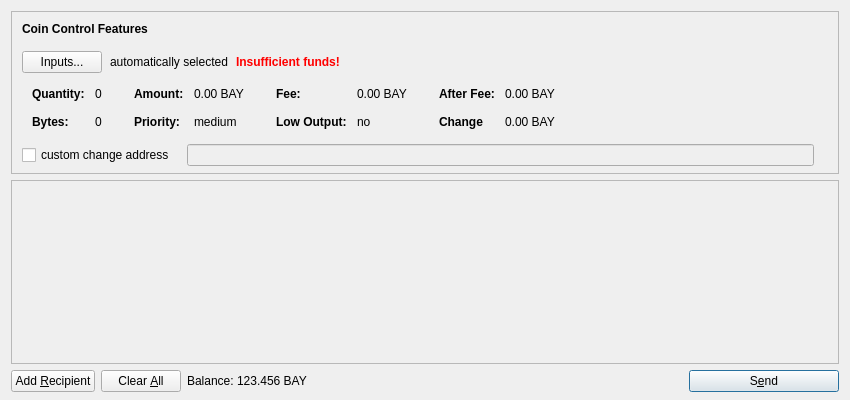
<?xml version="1.0" encoding="UTF-8"?>
<ui version="4.0">
 <class>SendCoinsDialog</class>
 <widget class="QDialog" name="SendCoinsDialog">
  <property name="geometry">
   <rect>
    <x>0</x>
    <y>0</y>
    <width>850</width>
    <height>400</height>
   </rect>
  </property>
  <property name="windowTitle">
   <string>Send Coins</string>
  </property>
  <layout class="QVBoxLayout" name="verticalLayout" stretch="0,1,0">
   <property name="bottomMargin">
    <number>8</number>
   </property>
   <item>
    <widget class="QFrame" name="frameCoinControl">
     <property name="sizePolicy">
      <sizepolicy hsizetype="Expanding" vsizetype="Expanding">
       <horstretch>0</horstretch>
       <verstretch>0</verstretch>
      </sizepolicy>
     </property>
     <property name="maximumSize">
      <size>
       <width>16777215</width>
       <height>16777215</height>
      </size>
     </property>
     <property name="frameShape">
      <enum>QFrame::StyledPanel</enum>
     </property>
     <property name="frameShadow">
      <enum>QFrame::Sunken</enum>
     </property>
     <layout class="QVBoxLayout" name="verticalLayoutCoinControl2">
      <property name="spacing">
       <number>6</number>
      </property>
      <property name="leftMargin">
       <number>0</number>
      </property>
      <property name="topMargin">
       <number>0</number>
      </property>
      <property name="rightMargin">
       <number>0</number>
      </property>
      <property name="bottomMargin">
       <number>6</number>
      </property>
      <item>
       <layout class="QVBoxLayout" name="verticalLayoutCoinControl" stretch="0,0,0,0,1">
        <property name="spacing">
         <number>0</number>
        </property>
        <property name="leftMargin">
         <number>10</number>
        </property>
        <property name="topMargin">
         <number>10</number>
        </property>
        <item>
         <layout class="QHBoxLayout" name="horizontalLayoutCoinControl1">
          <property name="bottomMargin">
           <number>15</number>
          </property>
          <item>
           <widget class="QLabel" name="labelCoinControlFeatures">
            <property name="sizePolicy">
             <sizepolicy hsizetype="Preferred" vsizetype="Maximum">
              <horstretch>0</horstretch>
              <verstretch>0</verstretch>
             </sizepolicy>
            </property>
            <property name="font">
             <font>
              <weight>75</weight>
              <bold>true</bold>
             </font>
            </property>
            <property name="styleSheet">
             <string notr="true">font-weight:bold;</string>
            </property>
            <property name="text">
             <string>Coin Control Features</string>
            </property>
           </widget>
          </item>
         </layout>
        </item>
        <item>
         <layout class="QHBoxLayout" name="horizontalLayoutCoinControl2" stretch="0,0,0,0">
          <property name="spacing">
           <number>8</number>
          </property>
          <property name="bottomMargin">
           <number>10</number>
          </property>
          <item>
           <widget class="QPushButton" name="pushButtonCoinControl">
            <property name="styleSheet">
             <string notr="true"/>
            </property>
            <property name="text">
             <string>Inputs...</string>
            </property>
           </widget>
          </item>
          <item>
           <widget class="QLabel" name="labelCoinControlAutomaticallySelected">
            <property name="text">
             <string>automatically selected</string>
            </property>
            <property name="margin">
             <number>5</number>
            </property>
           </widget>
          </item>
          <item>
           <widget class="QLabel" name="labelCoinControlInsuffFunds">
            <property name="font">
             <font>
              <weight>75</weight>
              <bold>true</bold>
             </font>
            </property>
            <property name="styleSheet">
             <string notr="true">color:red;font-weight:bold;</string>
            </property>
            <property name="text">
             <string>Insufficient funds!</string>
            </property>
            <property name="margin">
             <number>5</number>
            </property>
           </widget>
          </item>
          <item>
           <spacer name="horizontalSpacerCoinControl">
            <property name="orientation">
             <enum>Qt::Horizontal</enum>
            </property>
            <property name="sizeHint" stdset="0">
             <size>
              <width>40</width>
              <height>1</height>
             </size>
            </property>
           </spacer>
          </item>
         </layout>
        </item>
        <item>
         <widget class="QWidget" name="widgetCoinControl" native="true">
          <property name="sizePolicy">
           <sizepolicy hsizetype="Preferred" vsizetype="Preferred">
            <horstretch>0</horstretch>
            <verstretch>0</verstretch>
           </sizepolicy>
          </property>
          <property name="minimumSize">
           <size>
            <width>0</width>
            <height>0</height>
           </size>
          </property>
          <property name="styleSheet">
           <string notr="true"/>
          </property>
          <layout class="QHBoxLayout" name="horizontalLayoutCoinControl5">
           <property name="leftMargin">
            <number>0</number>
           </property>
           <property name="topMargin">
            <number>0</number>
           </property>
           <property name="rightMargin">
            <number>0</number>
           </property>
           <property name="bottomMargin">
            <number>0</number>
           </property>
           <item>
            <layout class="QHBoxLayout" name="horizontalLayoutCoinControl3" stretch="0,0,0,1">
             <property name="spacing">
              <number>20</number>
             </property>
             <property name="topMargin">
              <number>0</number>
             </property>
             <property name="bottomMargin">
              <number>10</number>
             </property>
             <item>
              <layout class="QFormLayout" name="formLayoutCoinControl1">
               <property name="horizontalSpacing">
                <number>10</number>
               </property>
               <property name="verticalSpacing">
                <number>14</number>
               </property>
               <property name="leftMargin">
                <number>10</number>
               </property>
               <property name="topMargin">
                <number>4</number>
               </property>
               <property name="rightMargin">
                <number>6</number>
               </property>
               <item row="0" column="0">
                <widget class="QLabel" name="labelCoinControlQuantityText">
                 <property name="styleSheet">
                  <string notr="true">font-weight:bold;</string>
                 </property>
                 <property name="text">
                  <string>Quantity:</string>
                 </property>
                 <property name="margin">
                  <number>0</number>
                 </property>
                </widget>
               </item>
               <item row="0" column="1">
                <widget class="QLabel" name="labelCoinControlQuantity">
                 <property name="cursor">
                  <cursorShape>IBeamCursor</cursorShape>
                 </property>
                 <property name="contextMenuPolicy">
                  <enum>Qt::ActionsContextMenu</enum>
                 </property>
                 <property name="text">
                  <string>0</string>
                 </property>
                 <property name="margin">
                  <number>0</number>
                 </property>
                 <property name="textInteractionFlags">
                  <set>Qt::LinksAccessibleByMouse|Qt::TextSelectableByKeyboard|Qt::TextSelectableByMouse</set>
                 </property>
                </widget>
               </item>
               <item row="1" column="0">
                <widget class="QLabel" name="labelCoinControlBytesText">
                 <property name="styleSheet">
                  <string notr="true">font-weight:bold;</string>
                 </property>
                 <property name="text">
                  <string>Bytes:</string>
                 </property>
                </widget>
               </item>
               <item row="1" column="1">
                <widget class="QLabel" name="labelCoinControlBytes">
                 <property name="cursor">
                  <cursorShape>IBeamCursor</cursorShape>
                 </property>
                 <property name="contextMenuPolicy">
                  <enum>Qt::ActionsContextMenu</enum>
                 </property>
                 <property name="text">
                  <string>0</string>
                 </property>
                 <property name="textInteractionFlags">
                  <set>Qt::LinksAccessibleByMouse|Qt::TextSelectableByKeyboard|Qt::TextSelectableByMouse</set>
                 </property>
                </widget>
               </item>
              </layout>
             </item>
             <item>
              <layout class="QFormLayout" name="formLayoutCoinControl2">
               <property name="horizontalSpacing">
                <number>10</number>
               </property>
               <property name="verticalSpacing">
                <number>14</number>
               </property>
               <property name="leftMargin">
                <number>6</number>
               </property>
               <property name="topMargin">
                <number>4</number>
               </property>
               <property name="rightMargin">
                <number>6</number>
               </property>
               <item row="0" column="0">
                <widget class="QLabel" name="labelCoinControlAmountText">
                 <property name="styleSheet">
                  <string notr="true">font-weight:bold;</string>
                 </property>
                 <property name="text">
                  <string>Amount:</string>
                 </property>
                 <property name="margin">
                  <number>0</number>
                 </property>
                </widget>
               </item>
               <item row="0" column="1">
                <widget class="QLabel" name="labelCoinControlAmount">
                 <property name="cursor">
                  <cursorShape>IBeamCursor</cursorShape>
                 </property>
                 <property name="contextMenuPolicy">
                  <enum>Qt::ActionsContextMenu</enum>
                 </property>
                 <property name="text">
                  <string notr="true">0.00 BAY</string>
                 </property>
                 <property name="textInteractionFlags">
                  <set>Qt::LinksAccessibleByMouse|Qt::TextSelectableByKeyboard|Qt::TextSelectableByMouse</set>
                 </property>
                </widget>
               </item>
               <item row="1" column="0">
                <widget class="QLabel" name="labelCoinControlPriorityText">
                 <property name="styleSheet">
                  <string notr="true">font-weight:bold;</string>
                 </property>
                 <property name="text">
                  <string>Priority:</string>
                 </property>
                </widget>
               </item>
               <item row="1" column="1">
                <widget class="QLabel" name="labelCoinControlPriority">
                 <property name="cursor">
                  <cursorShape>IBeamCursor</cursorShape>
                 </property>
                 <property name="contextMenuPolicy">
                  <enum>Qt::ActionsContextMenu</enum>
                 </property>
                 <property name="text">
                  <string>medium</string>
                 </property>
                 <property name="textInteractionFlags">
                  <set>Qt::LinksAccessibleByMouse|Qt::TextSelectableByKeyboard|Qt::TextSelectableByMouse</set>
                 </property>
                </widget>
               </item>
              </layout>
             </item>
             <item>
              <layout class="QFormLayout" name="formLayoutCoinControl3">
               <property name="horizontalSpacing">
                <number>10</number>
               </property>
               <property name="verticalSpacing">
                <number>14</number>
               </property>
               <property name="leftMargin">
                <number>6</number>
               </property>
               <property name="topMargin">
                <number>4</number>
               </property>
               <property name="rightMargin">
                <number>6</number>
               </property>
               <item row="0" column="0">
                <widget class="QLabel" name="labelCoinControlFeeText">
                 <property name="styleSheet">
                  <string notr="true">font-weight:bold;</string>
                 </property>
                 <property name="text">
                  <string>Fee:</string>
                 </property>
                 <property name="margin">
                  <number>0</number>
                 </property>
                </widget>
               </item>
               <item row="0" column="1">
                <widget class="QLabel" name="labelCoinControlFee">
                 <property name="cursor">
                  <cursorShape>IBeamCursor</cursorShape>
                 </property>
                 <property name="contextMenuPolicy">
                  <enum>Qt::ActionsContextMenu</enum>
                 </property>
                 <property name="text">
                  <string notr="true">0.00 BAY</string>
                 </property>
                 <property name="textInteractionFlags">
                  <set>Qt::LinksAccessibleByMouse|Qt::TextSelectableByKeyboard|Qt::TextSelectableByMouse</set>
                 </property>
                </widget>
               </item>
               <item row="1" column="0">
                <widget class="QLabel" name="labelCoinControlLowOutputText">
                 <property name="styleSheet">
                  <string notr="true">font-weight:bold;</string>
                 </property>
                 <property name="text">
                  <string>Low Output:</string>
                 </property>
                </widget>
               </item>
               <item row="1" column="1">
                <widget class="QLabel" name="labelCoinControlLowOutput">
                 <property name="cursor">
                  <cursorShape>IBeamCursor</cursorShape>
                 </property>
                 <property name="contextMenuPolicy">
                  <enum>Qt::ActionsContextMenu</enum>
                 </property>
                 <property name="text">
                  <string>no</string>
                 </property>
                 <property name="textInteractionFlags">
                  <set>Qt::LinksAccessibleByMouse|Qt::TextSelectableByKeyboard|Qt::TextSelectableByMouse</set>
                 </property>
                </widget>
               </item>
              </layout>
             </item>
             <item>
              <layout class="QFormLayout" name="formLayoutCoinControl4">
               <property name="horizontalSpacing">
                <number>10</number>
               </property>
               <property name="verticalSpacing">
                <number>14</number>
               </property>
               <property name="leftMargin">
                <number>6</number>
               </property>
               <property name="topMargin">
                <number>4</number>
               </property>
               <property name="rightMargin">
                <number>6</number>
               </property>
               <item row="0" column="0">
                <widget class="QLabel" name="labelCoinControlAfterFeeText">
                 <property name="styleSheet">
                  <string notr="true">font-weight:bold;</string>
                 </property>
                 <property name="text">
                  <string>After Fee:</string>
                 </property>
                 <property name="margin">
                  <number>0</number>
                 </property>
                </widget>
               </item>
               <item row="0" column="1">
                <widget class="QLabel" name="labelCoinControlAfterFee">
                 <property name="cursor">
                  <cursorShape>IBeamCursor</cursorShape>
                 </property>
                 <property name="contextMenuPolicy">
                  <enum>Qt::ActionsContextMenu</enum>
                 </property>
                 <property name="text">
                  <string notr="true">0.00 BAY</string>
                 </property>
                 <property name="textInteractionFlags">
                  <set>Qt::LinksAccessibleByMouse|Qt::TextSelectableByKeyboard|Qt::TextSelectableByMouse</set>
                 </property>
                </widget>
               </item>
               <item row="1" column="0">
                <widget class="QLabel" name="labelCoinControlChangeText">
                 <property name="styleSheet">
                  <string notr="true">font-weight:bold;</string>
                 </property>
                 <property name="text">
                  <string>Change</string>
                 </property>
                </widget>
               </item>
               <item row="1" column="1">
                <widget class="QLabel" name="labelCoinControlChange">
                 <property name="cursor">
                  <cursorShape>IBeamCursor</cursorShape>
                 </property>
                 <property name="contextMenuPolicy">
                  <enum>Qt::ActionsContextMenu</enum>
                 </property>
                 <property name="text">
                  <string notr="true">0.00 BAY</string>
                 </property>
                 <property name="textInteractionFlags">
                  <set>Qt::LinksAccessibleByMouse|Qt::TextSelectableByKeyboard|Qt::TextSelectableByMouse</set>
                 </property>
                </widget>
               </item>
              </layout>
             </item>
            </layout>
           </item>
          </layout>
         </widget>
        </item>
        <item>
         <layout class="QHBoxLayout" name="horizontalLayoutCoinControl4" stretch="0,0,0">
          <property name="spacing">
           <number>12</number>
          </property>
          <property name="sizeConstraint">
           <enum>QLayout::SetDefaultConstraint</enum>
          </property>
          <property name="topMargin">
           <number>5</number>
          </property>
          <property name="rightMargin">
           <number>5</number>
          </property>
          <item>
           <widget class="QCheckBox" name="checkBoxCoinControlChange">
            <property name="text">
             <string>custom change address</string>
            </property>
           </widget>
          </item>
          <item>
           <widget class="QLineEdit" name="lineEditCoinControlChange">
            <property name="enabled">
             <bool>false</bool>
            </property>
            <property name="sizePolicy">
             <sizepolicy hsizetype="Expanding" vsizetype="Fixed">
              <horstretch>0</horstretch>
              <verstretch>0</verstretch>
             </sizepolicy>
            </property>
           </widget>
          </item>
          <item>
           <widget class="QLabel" name="labelCoinControlChangeLabel">
            <property name="sizePolicy">
             <sizepolicy hsizetype="Preferred" vsizetype="Expanding">
              <horstretch>0</horstretch>
              <verstretch>0</verstretch>
             </sizepolicy>
            </property>
            <property name="minimumSize">
             <size>
              <width>0</width>
              <height>0</height>
             </size>
            </property>
            <property name="text">
             <string/>
            </property>
            <property name="margin">
             <number>3</number>
            </property>
           </widget>
          </item>
         </layout>
        </item>
        <item>
         <spacer name="verticalSpacerCoinControl">
          <property name="orientation">
           <enum>Qt::Vertical</enum>
          </property>
          <property name="sizeHint" stdset="0">
           <size>
            <width>800</width>
            <height>1</height>
           </size>
          </property>
         </spacer>
        </item>
       </layout>
      </item>
     </layout>
    </widget>
   </item>
   <item>
    <widget class="QScrollArea" name="scrollArea">
     <property name="widgetResizable">
      <bool>true</bool>
     </property>
     <widget class="QWidget" name="scrollAreaWidgetContents">
      <property name="geometry">
       <rect>
        <x>0</x>
        <y>0</y>
        <width>824</width>
        <height>141</height>
       </rect>
      </property>
      <layout class="QVBoxLayout" name="verticalLayout_2">
       <property name="leftMargin">
        <number>0</number>
       </property>
       <property name="topMargin">
        <number>0</number>
       </property>
       <property name="rightMargin">
        <number>0</number>
       </property>
       <property name="bottomMargin">
        <number>0</number>
       </property>
       <item>
        <layout class="QVBoxLayout" name="entries">
         <property name="spacing">
          <number>6</number>
         </property>
        </layout>
       </item>
       <item>
        <spacer name="verticalSpacer">
         <property name="orientation">
          <enum>Qt::Vertical</enum>
         </property>
         <property name="sizeHint" stdset="0">
          <size>
           <width>20</width>
           <height>40</height>
          </size>
         </property>
        </spacer>
       </item>
      </layout>
     </widget>
    </widget>
   </item>
   <item>
    <layout class="QHBoxLayout" name="horizontalLayout">
     <item>
      <widget class="QPushButton" name="addButton">
       <property name="toolTip">
        <string>Send to multiple recipients at once</string>
       </property>
       <property name="text">
        <string>Add &amp;Recipient</string>
       </property>
       <property name="autoDefault">
        <bool>false</bool>
       </property>
      </widget>
     </item>
     <item>
      <widget class="QPushButton" name="clearButton">
       <property name="sizePolicy">
        <sizepolicy hsizetype="Minimum" vsizetype="Fixed">
         <horstretch>0</horstretch>
         <verstretch>0</verstretch>
        </sizepolicy>
       </property>
       <property name="toolTip">
        <string>Remove all transaction fields</string>
       </property>
       <property name="text">
        <string>Clear &amp;All</string>
       </property>
       <property name="autoRepeatDelay">
        <number>300</number>
       </property>
       <property name="autoDefault">
        <bool>false</bool>
       </property>
      </widget>
     </item>
     <item>
      <layout class="QHBoxLayout" name="horizontalLayout_2">
       <property name="spacing">
        <number>3</number>
       </property>
       <item>
        <widget class="QLabel" name="label">
         <property name="sizePolicy">
          <sizepolicy hsizetype="Preferred" vsizetype="Fixed">
           <horstretch>0</horstretch>
           <verstretch>0</verstretch>
          </sizepolicy>
         </property>
         <property name="text">
          <string>Balance:</string>
         </property>
        </widget>
       </item>
       <item>
        <widget class="QLabel" name="labelBalance">
         <property name="sizePolicy">
          <sizepolicy hsizetype="Preferred" vsizetype="Fixed">
           <horstretch>0</horstretch>
           <verstretch>0</verstretch>
          </sizepolicy>
         </property>
         <property name="cursor">
          <cursorShape>IBeamCursor</cursorShape>
         </property>
         <property name="text">
          <string notr="true">123.456 BAY</string>
         </property>
         <property name="textInteractionFlags">
          <set>Qt::LinksAccessibleByMouse|Qt::TextSelectableByKeyboard|Qt::TextSelectableByMouse</set>
         </property>
        </widget>
       </item>
      </layout>
     </item>
     <item>
      <spacer name="horizontalSpacer">
       <property name="orientation">
        <enum>Qt::Horizontal</enum>
       </property>
       <property name="sizeHint" stdset="0">
        <size>
         <width>40</width>
         <height>20</height>
        </size>
       </property>
      </spacer>
     </item>
     <item>
      <widget class="QPushButton" name="sendButton">
       <property name="minimumSize">
        <size>
         <width>150</width>
         <height>0</height>
        </size>
       </property>
       <property name="toolTip">
        <string>Confirm the send action</string>
       </property>
       <property name="text">
        <string>S&amp;end</string>
       </property>
       <property name="icon">
        <iconset resource="../morningstar.qrc">
         <normaloff>:/icons/send</normaloff>:/icons/send</iconset>
       </property>
       <property name="default">
        <bool>true</bool>
       </property>
      </widget>
     </item>
    </layout>
   </item>
  </layout>
 </widget>
 <resources>
  <include location="../morningstar.qrc"/>
 </resources>
 <connections/>
</ui>
